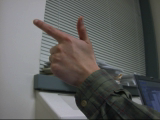
#> input picture test/images/gun1.bmp, 160 x 120 px
$ python -i image_analysis.py   (imports and definitions only)   (older library calls are emulated)
#> lines starting #> are read from the running program, lines starting #| are printed output that depends on the picture
#> further down, picture is the input picture: shape (120, 160, 3); mean B, G, R 94.9, 96.3, 95.9
import cv2
import numpy as np

# [14 lines left out: function apply_hist_mask, not called in this run]

def contours(frame):
	gray = cv2.cvtColor(frame, cv2.COLOR_BGR2GRAY)
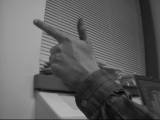
#> gray: shape (120, 160); min 8, max 180, mean 95.9
	ret,thresh = cv2.threshold(gray, 0, 255, 0)
#> thresh: shape (120, 160); every value is 255
	contours, hierarchy = cv2.findContours(thresh, cv2.RETR_EXTERNAL, cv2.CHAIN_APPROX_SIMPLE)
#> contours = [[[0, 0], [0, 119], [159, 119], [159, 0]]]
	return contours

# [13 lines left out: function max_contour, not called in this run]

def hull(contour):
	hull = cv2.convexHull(contour)
	return hull

# [61 lines left out: functions defects, centroid, contour_interior, gray_threshold, farthest_point, not called in this run]

>>> import cv2
>>> picture = cv2.imread('../test/images/gun1.bmp')
>>> result = contours(picture)
#> result = [[[0, 0], [0, 119], [159, 119], [159, 0]]]
